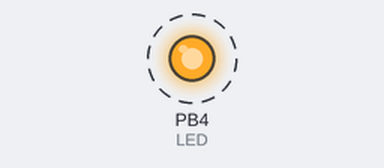
This program was run on a simulated ATtiny13, built with avr-gcc and emulated at 1.2 MHz. Parts: output pins drawn as LEDs (lit = HIGH). Dashed ring = blinking.

Above: at 0.2 s.
Timing chart, 0 to 3.0 s (numbered marks = the images above):
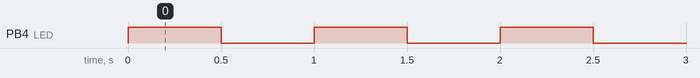

Measured:
- by itself, PB4 (LED): alternates HIGH for 0.50 s and LOW for 0.50 s

The program:

main.c
```c
/*
 * Attiny13A_Blinky_LED.c
 *
 * Created: 08.07.2026 23:11:35
 * Author : alexa
 */

#define F_CPU 1200000UL  ///< 9,6 Mhz internal CLK, DIV 8, not changed

#include <avr/io.h>
#include <util/delay.h>
#include "main.h"
#include "gpio_functions.h"


#define LED PORTB4

void init(void);

int main(void)
{
    init();
	set_PortPin(LED);

    while (1)
    {
		_delay_ms(500);
		toggle_PortPin(LED);
    }
}

void init(void)
{
	DDRB = 0x0;
	DDRB |= (1 << LED);
	PORTB = 0x0;
}
```

main.h
```c
/*
 * main.h
 *
 * Created: 01.08.2026 18:04:39
 *  Author: alexa
 */


#ifndef MAIN_H_
#define MAIN_H_

#define uint8 uint8_t


#endif /* MAIN_H_ */
```

gpio_functions.h
```c
/*
 * GPIO_Functions.h
 *
 * Created: 01.08.2026 18:04:06
 *  Author: alexa
 */


#ifndef GPIO_FUNCTIONS_H_
#define GPIO_FUNCTIONS_H_

#include "main.h"

static inline void set_PortPin(uint8 portpin) {
	PORTB |= (1 << portpin);
}

static inline void clear_PortPin(uint8 portpin) {
	PORTB &= ~(1 << portpin);
}

static inline void toggle_PortPin(uint8 portpin) {
	PORTB ^= (1 << portpin);
}


#endif /* GPIO_FUNCTIONS_H_ */
```
